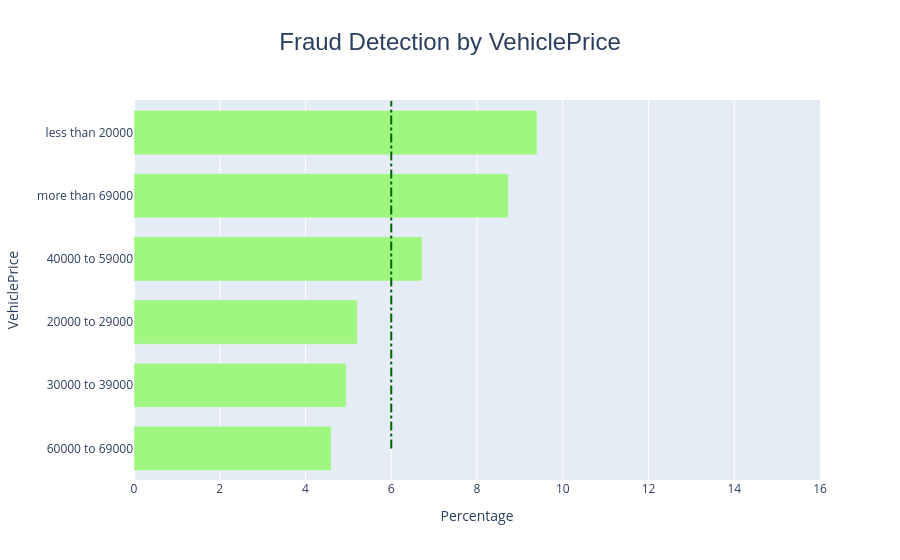

The notebook cell this image was saved under:
### Markdown cell above
## 05) Fraud Detection by Vehicle Price

### Code cell
df_counts_vp = df_viz['VehiclePrice'].value_counts().sort_index()
df_counts_fraud3 = df_fraud['VehiclePrice'].value_counts().sort_index()
df_percentages_fraud3 = pd.DataFrame(round((df_counts_fraud3 / df_counts_vp) * 100, 2)).fillna(0).reset_index()

df_percentages_fraud3.columns = ['VehiclePrice', 'Fraud %']
df_percentages_fraud3 = df_percentages_fraud3.sort_values(by=['Fraud %'])

# Bar Chart
fig = go.Figure()

fig.add_trace(go.Bar(x=df_percentages_fraud3['Fraud %'], y=df_percentages_fraud3['VehiclePrice'], orientation='h',
    marker_color='#9FF781'))

fig.update_layout(
    title={
        'text': 'Fraud Detection by VehiclePrice',
        'x':0.5,
        'font': {'family': "Arial, sans-serif", 'size': 24}
    })

fig.update_layout(
    xaxis=dict(title='Percentage', range=[0, 16], dtick=2), yaxis=dict(title='VehiclePrice'), legend=dict(title='Outcome'), bargap=0.3)

fig.add_shape(
    type="line",
    x0=6,
    y0=0,
    x1=6,
    y1=5.5,
    line=dict(
        color="rgba(0, 100, 0, 1)",
        width=2,
        dash="dashdot", 
    ),
)

fig.show()

### Figure 1 — Plotly figure (JSON) as saved in the notebook; plotly's stock layout.template omitted (floating-point values rounded to 4 significant figures)
{"data": [{"marker": {"color": "#9FF781"}, "orientation": "h", "type": "bar", "x": [4.6, 4.95, 5.21, 6.72, 8.73, 9.4], "y": ["60000 to 69000", "30000 to 39000", "20000 to 29000", "40000 to 59000", "more than 69000", "less than 20000"]}], "layout": {"autosize": true, "bargap": 0.3, "legend": {"title": {"text": "Outcome"}}, "shapes": [{"line": {"color": "rgba(0, 100, 0, 1)", "dash": "dashdot", "width": 2}, "type": "line", "x0": 6, "x1": 6, "y0": 0, "y1": 5.5}], "title": {"font": {"family": "Arial, sans-serif", "size": 24}, "text": "Fraud Detection by VehiclePrice", "x": 0.5}, "xaxis": {"dtick": 2, "range": [0, 16], "title": {"text": "Percentage"}, "type": "linear"}, "yaxis": {"autorange": true, "range": [-0.5, 5.534], "title": {"text": "VehiclePrice"}, "type": "category"}}}
